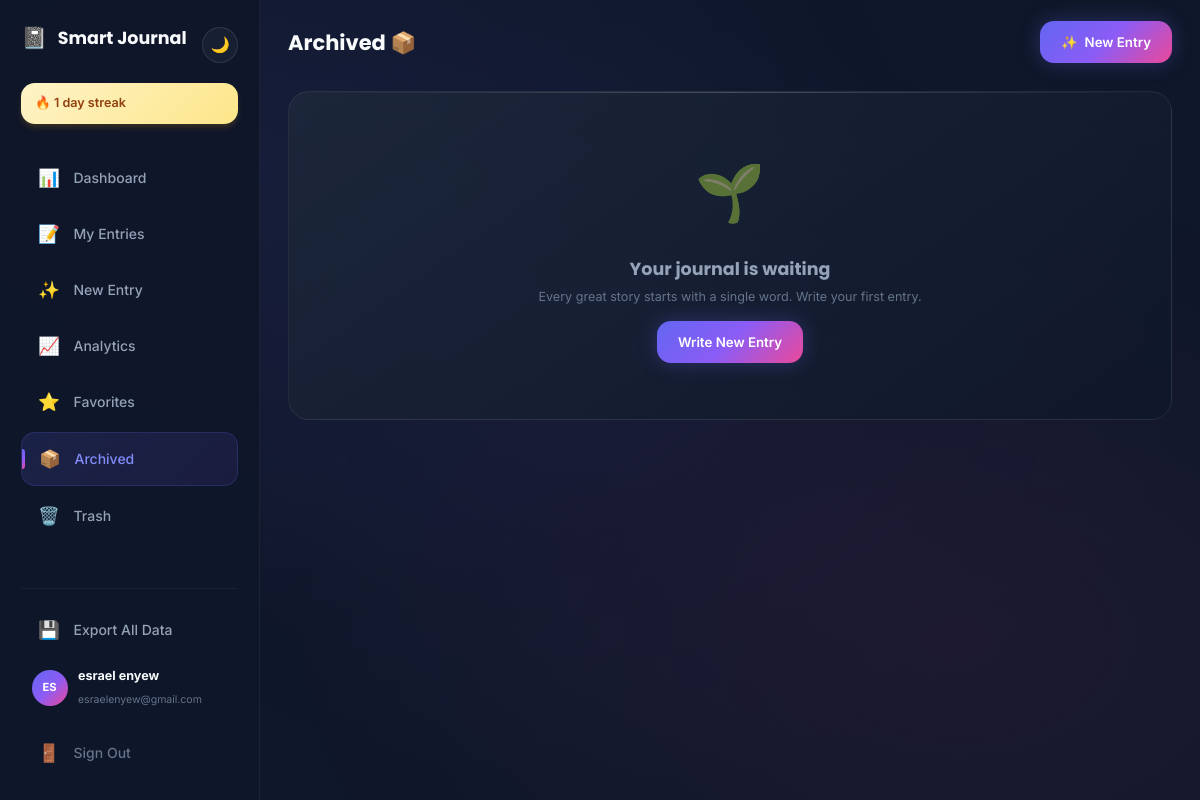
Page /archived.php (signed in) on the committed database.
### tables this page shows
CREATE TABLE `users` (
  `id` int(11) NOT NULL,
  `username` varchar(50) NOT NULL,
  `email` varchar(100) NOT NULL,
  `full_name` varchar(100) DEFAULT NULL,
  `password_hash` varchar(255) NOT NULL,
  `avatar` varchar(255) DEFAULT 'default.png',
  `created_at` timestamp NOT NULL DEFAULT current_timestamp(),
  `updated_at` timestamp NOT NULL DEFAULT current_timestamp() ON UPDATE current_timestamp()
);

### config.php (called while the page is built, shortened)
<?php
function sanitize($data) {
    return htmlspecialchars(strip_tags(trim($data)), ENT_QUOTES, 'UTF-8');
}
?>

### archived.php (the view, shortened to what this page needs)
<?php
require_once 'config.php';
$db = getDB();
$stmt = $db->prepare("SELECT * FROM users WHERE id = ?");
$stmt->execute([getUserId()]);
$user = $stmt->fetch();
$stmt = $db->prepare("SELECT COALESCE(current_streak, 0) as streak FROM streaks WHERE user_id = ?");
$stmt->execute([getUserId()]);
$streak = $stmt->fetch()['streak'] ?? 0;
$stmt = $db->prepare("SELECT * FROM entries WHERE user_id = ? AND is_deleted = 0 AND is_archived = 1 ORDER BY created_at DESC");
$stmt->execute([getUserId()]);
$archived = $stmt->fetchAll();
?>
<!DOCTYPE html>
<html lang="en">
<head>
    <link rel="stylesheet" href="style.css">
    <link rel="stylesheet" href="dashboard.css">
</head>
<body>
    <div class="app-layout">
        <aside class="sidebar" id="sidebar">
<div class="sidebar-header">
    <div class="sidebar-header-top">
        <div class="brand">
            <span class="brand-icon">📓</span>
            <span class="brand-text">Smart Journal</span>
        </div>
        <button class="theme-toggle-sidebar" id="themeToggle" onclick="toggleTheme()" title="Toggle Dark/Light Mode">🌙</button>
    </div>
    <div class="streak-badge">
        🔥 <?= $streak ?> day streak
    </div>
</div>
            <nav class="sidebar-nav">
                <a href="dashboard.php" class="nav-item">
                    <span class="nav-icon">📊</span>
                    <span>Dashboard</span>
                </a>
                <a href="entries.php" class="nav-item">
                    <span class="nav-icon">📝</span>
                    <span>My Entries</span>
                </a>
                <a href="new-entry.php" class="nav-item">
                    <span class="nav-icon">✨</span>
                    <span>New Entry</span>
                </a>
                <a href="analytics.php" class="nav-item">
                    <span class="nav-icon">📈</span>
                    <span>Analytics</span>
                </a>
                <a href="favorites.php" class="nav-item">
                    <span class="nav-icon">⭐</span>
                    <span>Favorites</span>
                </a>
                <a href="archived.php" class="nav-item active">
                    <span class="nav-icon">📦</span>
                    <span>Archived</span>
                </a>
                <a href="trash.php" class="nav-item">
                    <span class="nav-icon">🗑️</span>
                    <span>Trash</span>
                </a>
            </nav>
            <div class="sidebar-footer">
                <a href="export.php" class="nav-item">
                    <span class="nav-icon">💾</span>
                    <span>Export All Data</span>
                </a>
                <div class="user-profile">
                    <div class="user-avatar"><?= strtoupper(substr($user['username'], 0, 2)) ?></div>
                    <div class="user-info">
                        <strong><?= sanitize($user['full_name'] ?: $user['username']) ?></strong>
                        <span><?= sanitize($user['email']) ?></span>
                    </div>
                </div>
                <a href="logout.php" class="nav-item logout">
                    <span class="nav-icon">🚪</span>
                    <span>Sign Out</span>
                </a>
            </div>
        </aside>
        <main class="main-content">
            <header class="page-header">
                <div>
                    <h1>Archived 📦</h1>
                </div>
                <a href="new-entry.php" class="btn btn-primary">
                    <span>✨</span> New Entry
                </a>
            </header>
            <?php if (empty($archived)): ?>
            <div class="empty-state card">
                <div class="empty-state-icon animate-float">🌱</div>
                <h3 class="empty-state-title">Your journal is waiting</h3>
                <p class="empty-state-desc">Every great story starts with a single word. Write your first entry.</p>
                <a href="new-entry.php" class="btn btn-primary" style="margin-top: 1rem;">Write New Entry</a>
            </div>
            <?php endif; ?>
        </main>
    </div>
</body>
</html>

### style.css (style rules this page uses)
:root { --primary: #6366f1; --primary-light: #818cf8; --primary-dark: #4f46e5; --primary-glow: rgba(99, 102, 241, 0.3); --secondary: #f59e0b; --secondary-light: #fbbf24; --accent: #ec4899; --bg-dark: #0f172a; --bg-darker: #020617; --bg-card: rgba(30, 41, 59, 0.6); --bg-card-solid: #1e293b; --bg-sidebar: rgba(15, 23, 42, 0.95); --bg-input: rgba(30, 41, 59, 0.8); --text-primary: #f8fafc; --text-secondary: #94a3b8; --text-muted: #64748b; --text-accent: #c7d2fe; --mood-happy: #fbbf24; --mood-excited: #f472b6; --mood-calm: #34d399; --mood-neutral: #94a3b8; --mood-sad: #60a5fa; --mood-angry: #f87171; --mood-anxious: #a78bfa; --mood-tired: #9ca3af; --cat-work: #3b82f6; --cat-personal: #ec4899; --cat-ideas: #f59e0b; --cat-health: #10b981; --cat-gratitude: #8b5cf6; --gradient-primary: linear-gradient(135deg, #6366f1 0%, #8b5cf6 50%, #ec4899 100%); --gradient-dark: linear-gradient(180deg, #0f172a 0%, #1e1b4b 100%); --gradient-card: linear-gradient(145deg, rgba(30, 41, 59, 0.8) 0%, rgba(15, 23, 42, 0.9) 100%); --shadow-sm: 0 1px 2px 0 rgba(0, 0, 0, 0.3); --shadow-md: 0 4px 6px -1px rgba(0, 0, 0, 0.4), 0 2px 4px -2px rgba(0, 0, 0, 0.3); --shadow-lg: 0 10px 15px -3px rgba(0, 0, 0, 0.5), 0 4px 6px -4px rgba(0, 0, 0, 0.4); --shadow-glow: 0 0 20px rgba(99, 102, 241, 0.3); --shadow-glow-lg: 0 0 40px rgba(99, 102, 241, 0.4); --space-xs: 0.25rem; --space-sm: 0.5rem; --space-md: 1rem; --space-lg: 1.5rem; --space-xl: 2rem; --space-2xl: 3rem; --radius-sm: 0.375rem; --radius-md: 0.75rem; --radius-lg: 1rem; --radius-xl: 1.5rem; --radius-full: 9999px; --transition-fast: 0.15s ease; --transition-base: 0.3s ease; --transition-slow: 0.5s ease; --font-sans: 'Inter', -apple-system, BlinkMacSystemFont, 'Segoe UI', Roboto, sans-serif; --font-display: 'Poppins', var(--font-sans); }
*, *::before, *::after { margin: 0; padding: 0; box-sizing: border-box; }
html { scroll-behavior: smooth; font-size: 14px; }
body { font-family: var(--font-sans); background: var(--bg-dark); color: var(--text-primary); min-height: 100vh; overflow-x: hidden; line-height: 1.6; -webkit-font-smoothing: antialiased; -moz-osx-font-smoothing: grayscale; }
body::before { content: ''; position: fixed; top: 0; left: 0; width: 100%; height: 100%; background: radial-gradient(ellipse at 20% 20%, rgba(99, 102, 241, 0.08) 0%, transparent 50%), radial-gradient(ellipse at 80% 80%, rgba(236, 72, 153, 0.06) 0%, transparent 50%), radial-gradient(ellipse at 50% 50%, rgba(139, 92, 246, 0.04) 0%, transparent 70%); pointer-events: none; z-index: -1; animation: bgPulse 8s ease-in-out infinite; }
h1, h2, h3, h4, h5, h6 { font-family: var(--font-display); font-weight: 700; line-height: 1.2; color: var(--text-primary); }
.btn { display: inline-flex; align-items: center; justify-content: center; gap: var(--space-sm); padding: 0.75rem 1.5rem; border: none; border-radius: var(--radius-lg); font-family: var(--font-sans); font-size: 0.95rem; font-weight: 600; cursor: pointer; transition: all var(--transition-base); text-decoration: none; position: relative; overflow: hidden; }
.btn::before { content: ''; position: absolute; top: 0; left: -100%; width: 100%; height: 100%; background: linear-gradient(90deg, transparent, rgba(255,255,255,0.2), transparent); transition: left 0.5s ease; }
.btn-primary { background: var(--gradient-primary); color: white; box-shadow: var(--shadow-glow); }
.card { background: var(--gradient-card); backdrop-filter: blur(20px); border: 1px solid rgba(255,255,255,0.08); border-radius: var(--radius-xl); padding: var(--space-xl); transition: all var(--transition-base); position: relative; overflow: hidden; }
.card::before { content: ''; position: absolute; top: 0; left: 0; right: 0; height: 1px; background: linear-gradient(90deg, transparent, rgba(255,255,255,0.2), transparent); }
.animate-float { animation: float 3s ease-in-out infinite; }
.empty-state { text-align: center; padding: var(--space-2xl); }
.empty-state-icon { font-size: 4rem; margin-bottom: var(--space-lg); opacity: 0.5; }
.empty-state-title { font-size: 1.25rem; color: var(--text-secondary); margin-bottom: var(--space-sm); }
.empty-state-desc { color: var(--text-muted); font-size: 0.9rem; }

### rows in the picture
users: username "ES", full_name "esrael enyew", email "esraelenyew@gmail.com"

### other values in the picture
$streak "1"
